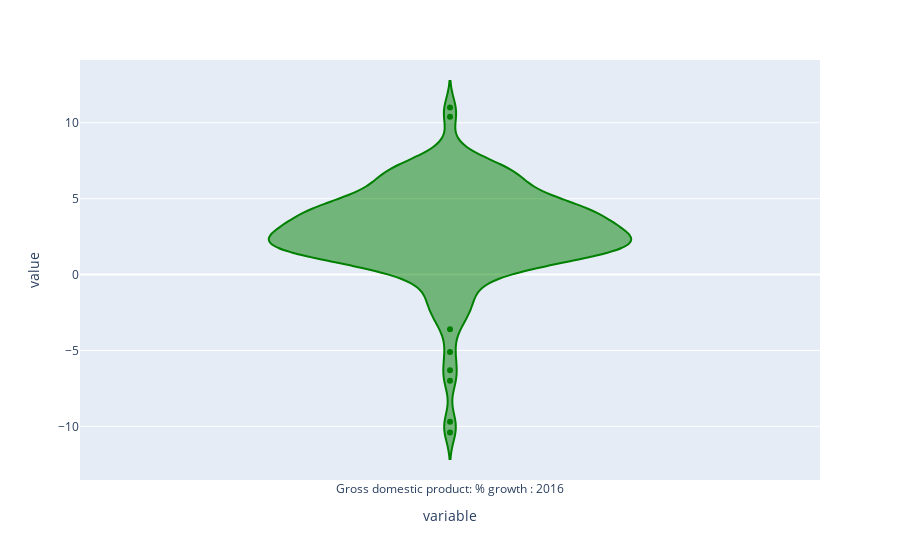

Notebook source saved alongside this figure:
### Markdown cell above
A violin plot display quartile information, albeit a bit more subtly. Look closely at the center vertical bar of the violin plot below!

### Code cell
# Code Here
fig=px.violin(df['Gross domestic product: % growth : 2016'])
fig.update_traces(marker_color='green')

### Figure 1 — Plotly figure (JSON) as saved in the notebook; plotly's stock layout.template omitted (floating-point values rounded to 4 significant figures; data arrays with more than 128 entries replaced by an {"elided": "..."} marker saying what was removed)
{"data": [{"alignmentgroup": "True", "box": {"visible": false}, "hovertemplate": "variable=%{x}<br>value=%{y}<extra></extra>", "legendgroup": "", "marker": {"color": "green"}, "name": "", "offsetgroup": "", "orientation": "v", "scalegroup": "True", "showlegend": false, "type": "violin", "x": {"elided": "166 str values"}, "x0": " ", "xaxis": "x", "y": {"elided": "166 float values"}, "y0": " ", "yaxis": "y"}], "layout": {"legend": {"tracegroupgap": 0}, "margin": {"t": 60}, "violinmode": "group", "xaxis": {"anchor": "y", "domain": [0, 1], "title": {"text": "variable"}}, "yaxis": {"anchor": "x", "domain": [0, 1], "title": {"text": "value"}}}}
